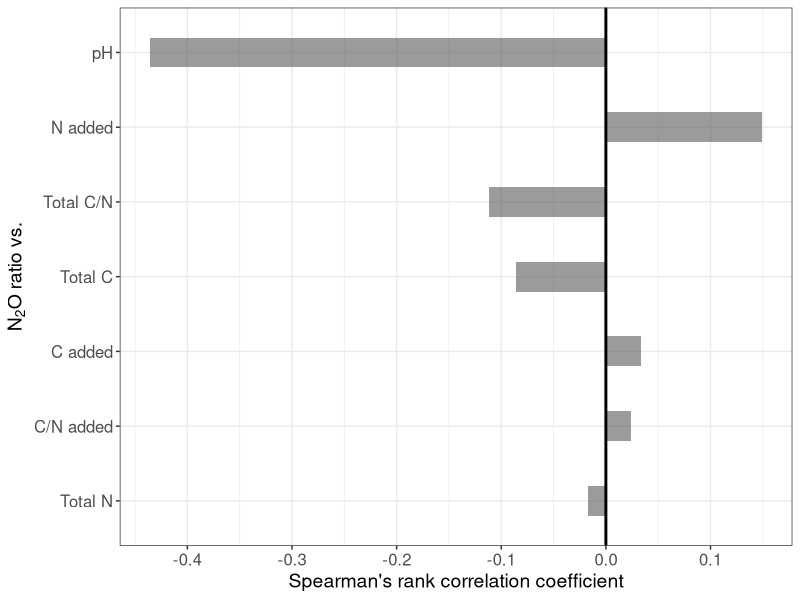

This chart was generated by the following R code:
## ---- chunk 1
library('metafor')
library('tidyverse')
library('dplyr')
library('ggplot2')
## ---- chunk 2
meta.data <- read.csv("N2O ratio database 2021-09-22.csv", header=TRUE, sep=",")

# make dataframe of samples that have treatment and control
meta.data.wcont.wsd <- meta.data %>%
  filter(!is.na(N2O.ratio_cont), SD_cont > 0, SD_trt > 0)

# Use escalc function to setup meta using mean difference "MD" --> calculates yi and vi
dat <- escalc(measure = "MD", m1i = N2O.ratio_trt, m2i = N2O.ratio_cont,
              sd1i = SD_trt, sd2i = SD_cont, n1i = n, n2i = n,
              data = meta.data.wcont.wsd, append = TRUE)
## ---- chunk 3
shapiro.test(dat$N2O.ratio_trt)
shapiro.test(dat$N2O.ratio_cont)
shapiro.test(dat$Soil.pH)
shapiro.test(dat$C.added)
shapiro.test(dat$N.added)
shapiro.test(dat$C.N.added)
shapiro.test(dat$Total.C)
shapiro.test(dat$Total.N)
shapiro.test(dat$C.N.total)
shapiro.test(dat$yi)
shapiro.test(dat$vi)
#hist(dat$N2O.ratio_trt,main="Histogram of cumulative N2O fluxes",xlab="N2O flux (kgN/ha)")
## ---- chunk 4
cor.test(dat$yi, dat$Soil.pH, method="spearman") 
cor.test(dat$yi, dat$C.added, method="spearman") 
cor.test(dat$yi, dat$N.added, method="spearman") 
cor.test(dat$yi, dat$C.N.added, method="spearman") 
cor.test(dat$yi, dat$Total.C, method="spearman") 
cor.test(dat$yi, dat$Total.N, method="spearman") 
cor.test(dat$yi, dat$C.N.total, method="spearman") 
## ---- chunk 5
cor.test(dat$N2O.ratio_trt, dat$Soil.pH, method="spearman") 
cor.test(dat$N2O.ratio_trt, dat$C.added, method="spearman") 
cor.test(dat$N2O.ratio_trt, dat$N.added, method="spearman") 
cor.test(dat$N2O.ratio_trt, dat$C.N.added, method="spearman") 
cor.test(dat$N2O.ratio_trt, dat$Total.C, method="spearman") 
cor.test(dat$N2O.ratio_trt, dat$Total.N, method="spearman") 
cor.test(dat$N2O.ratio_trt, dat$C.N.total, method="spearman") 
## ---- chunk 6
shapiro.test(meta.data$N2O.ratio_trt)
shapiro.test(meta.data$N2O.ratio_cont)
shapiro.test(meta.data$Soil.pH)
shapiro.test(meta.data$C.added)
shapiro.test(meta.data$N.added)
shapiro.test(meta.data$C.N.added)
shapiro.test(meta.data$Total.C)
shapiro.test(meta.data$Total.N)
shapiro.test(meta.data$C.N.total)
## ---- chunk 7
cor1 <- cor.test(meta.data$N2O.ratio_trt, meta.data$Soil.pH, method="spearman") 
cor2 <- cor.test(meta.data$N2O.ratio_trt, meta.data$C.added, method="spearman") 
cor3 <- cor.test(meta.data$N2O.ratio_trt, meta.data$N.added, method="spearman") 
cor4 <- cor.test(meta.data$N2O.ratio_trt, meta.data$C.N.added, method="spearman") 
cor5 <- cor.test(meta.data$N2O.ratio_trt, meta.data$Total.C, method="spearman") 
cor6 <- cor.test(meta.data$N2O.ratio_trt, meta.data$Total.N, method="spearman") 
cor7 <- cor.test(meta.data$N2O.ratio_trt, meta.data$C.N.total, method="spearman") 

corr.df <- data.frame(variable=c("pH", "C added","N added", "C/N added", "Total C", "Total N", "Total C/N"), rho=1:7)

corr.df$rho[1] <- print(cor1$estimate)
corr.df$rho[2] <- print(cor2$estimate)
corr.df$rho[3] <- print(cor3$estimate)
corr.df$rho[4] <- print(cor4$estimate)
corr.df$rho[5] <- print(cor5$estimate)
corr.df$rho[6] <- print(cor6$estimate)
corr.df$rho[7] <- print(cor7$estimate)

corr.df$abs <- abs(corr.df$rho)

corr.df.sort <- corr.df[order(corr.df$abs),]
## ---- chunk 8

corr.df %>%
  mutate(variable = fct_reorder(variable,abs)) %>%
  ggplot(aes(x=variable, y=rho)) +
  geom_bar(stat="identity", alpha=.6, width=.4) +
  coord_flip() +
  theme_bw() +
  geom_hline(yintercept = 0, size=1) +
  labs(y = "Spearman's rank correlation coefficient", x = expression("N"[2]*"O ratio vs.")) +
  theme(axis.title=element_text(size=14), axis.text=element_text(size=12)) +
  scale_y_continuous(breaks=c(-.5,-.4,-.3,-.2,-.1,0,.1,.2))


## ---- chunk 9
# creating df for each experiment based on if they manipulated pH or not. Include only those with reported pH
natural.pH <- meta.data[c(1:26,50:66,83:92,125:167,187:235,260:269,281:334,346:359,364:401,405:415), ]
adjusted.pH <- meta.data[c(27:46,67:82,93:124,168:176,335:345,402:404), ]

# creating df for studies that are missing pH vs reporting it to rerun correlation and ensure missing data was removed in the previous run
missing.pH <- meta.data[c(47:49,177:186,236:259,270:280,360:363), ]
reported.pH <- meta.data[-c(47:49,177:186,236:259,270:280,360:363), ]

# correlation tests comparing pH manipulations and natural. also quality control of studies with reported pH only to compare to above where rho = -0.4786245 
cor.test(natural.pH$N2O.ratio_trt, natural.pH$Soil.pH, method="spearman")
cor.test(adjusted.pH$N2O.ratio_trt, adjusted.pH$Soil.pH, method="spearman")
cor.test(reported.pH$N2O.ratio_trt, reported.pH$Soil.pH, method="spearman") # same results!
